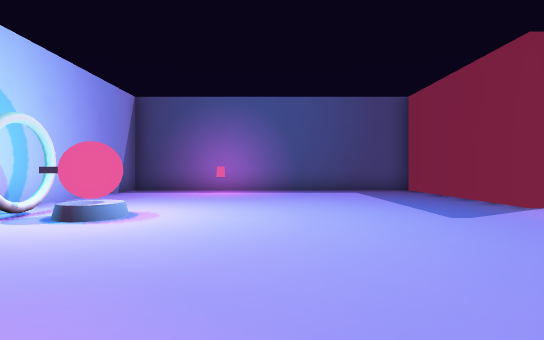
view 1 (above)

14 first-person views from a walk through a 3-D level made in the Godot game engine. The camera is 1.3 m above the floor, looks level and sees 80° across. The floor is counted in squares, 2 m on a side. Each view is taken from the middle of a square. On the plan, view 1 faces up. The plan holds only what a view shows up to about 10 squares ahead; the rest is blank. Characters and animated objects are left out.

view 2
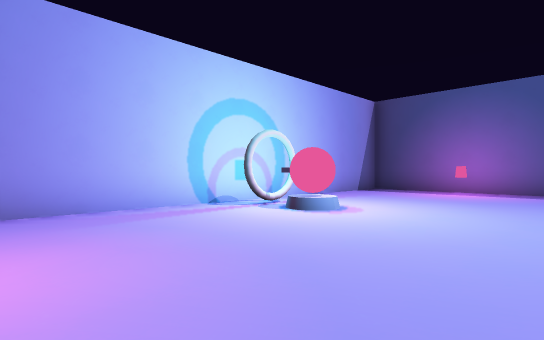

view 3
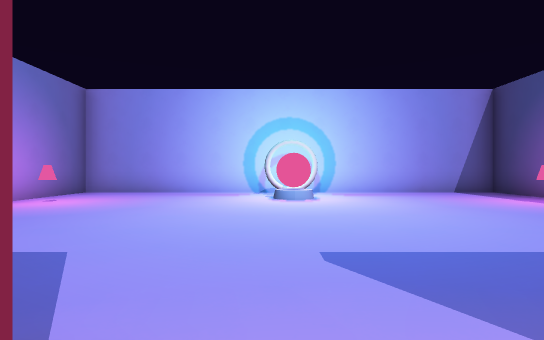

view 4
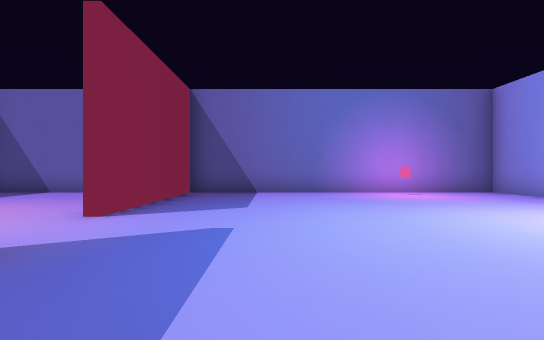

view 5
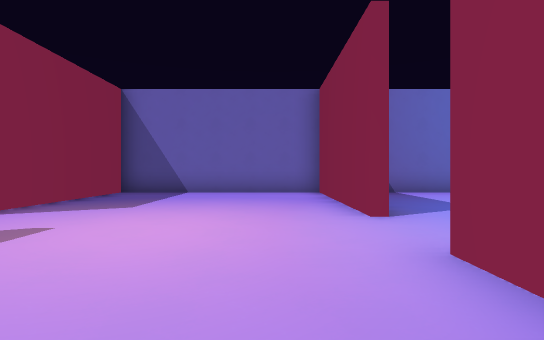

view 6
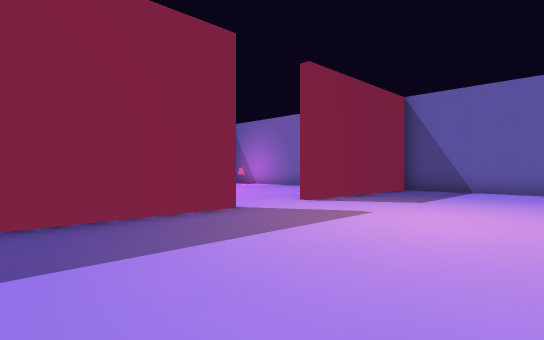

view 7
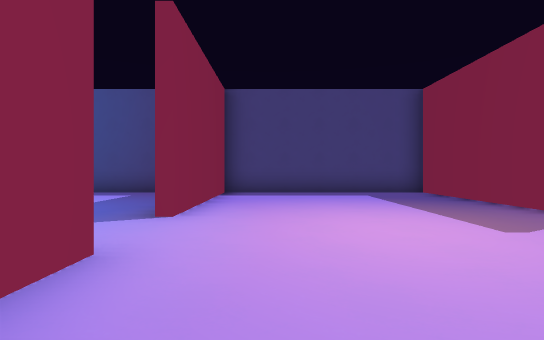

view 8
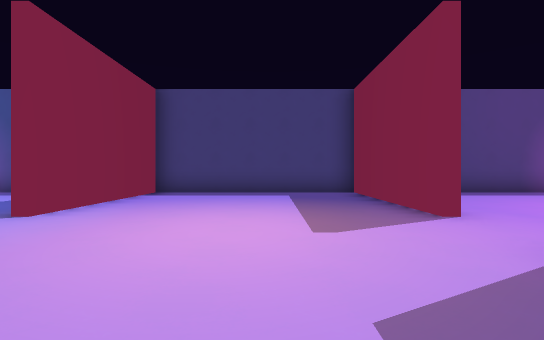

view 9
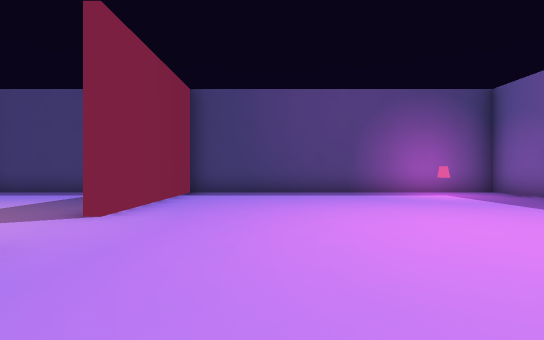

view 10
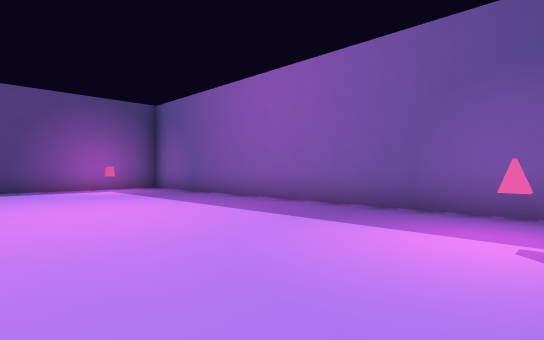

view 11
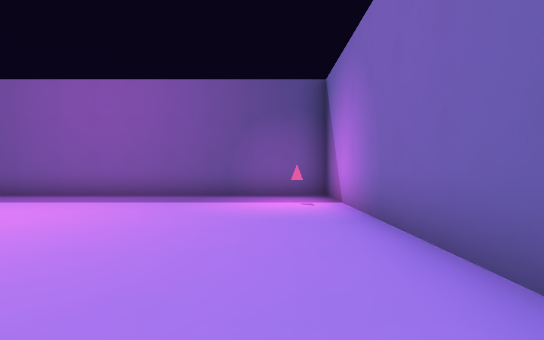

view 12
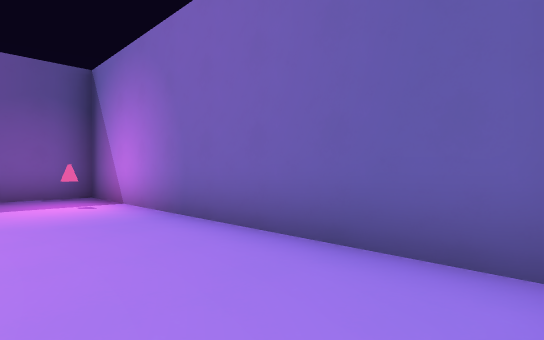

view 13
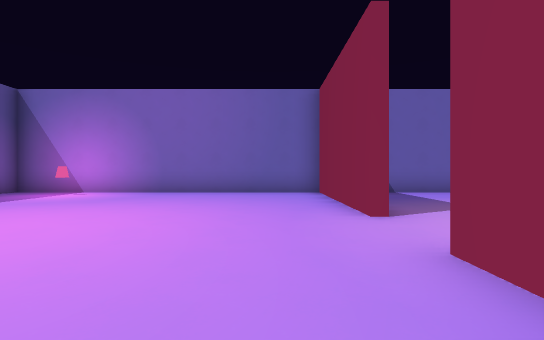

view 14
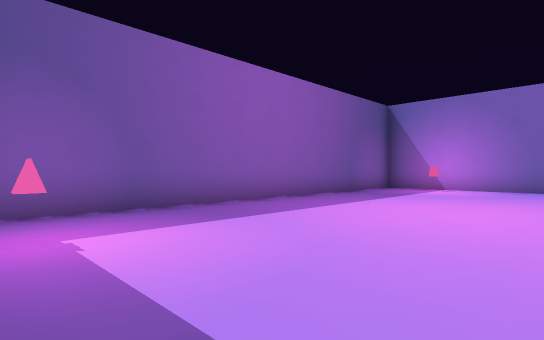

### Floor plan
Points are (right, up) in squares from view 1. A wall is a line through its corners. A room is listed if a view was taken in it or the views show most of it. See-through windows are left out.
Room 1 (views 1, 2, 4)
walls: (4.4, 5.5) (4.4, 10); (2.6, 10.4) (-4.4, 10.4) (-4.4, -1.4) (4.4, -1.4) (4.4, 3.5)
ways out: opening at (4, 4.5) to room 2
objects: other object (-4, 4) to (-4, 5); turret (-3, 4) to (-2, 5); other object (-2, -1); other object (-2, 9)
Room 2 (views 3, 5, 6, 7, 8)
walls: (4.6, 3.5) (4.6, -1.4) (10.4, -1.4) (10.4, 3.5); (10.4, 5.5) (10.4, 10.4) (4.6, 10.4) (4.6, 5.5)
ways out: opening at (4, 4.5) to room 1; opening at (10, 4.5) to room 3
Room 3 (views 9, 10, 11, 12, 13, 14)
walls: (10.6, 3.5) (10.6, -1.4) (19.4, -1.4) (19.4, 10.4) (10.6, 10.4) (10.6, 5.5)
ways out: opening at (10, 4.5) to room 2
objects: other object (17, -1); other object (17, 9)

Positions as (right, up) in squares from view 1, and headings:
1: (0, 0), facing up
2: (1, 0), facing up-left
3: (5, 4), facing left
4: (2, 8), facing down
5: (6, 8), facing down
6: (6, 9), facing down-right
7: (6, 1), facing up
8: (8, 1), facing up
9: (13, 1), facing up
10: (14, -1), facing up-right
11: (11, 0), facing right
12: (11, 1), facing down-right
13: (12, 8), facing down
14: (14, 10), facing down-right
